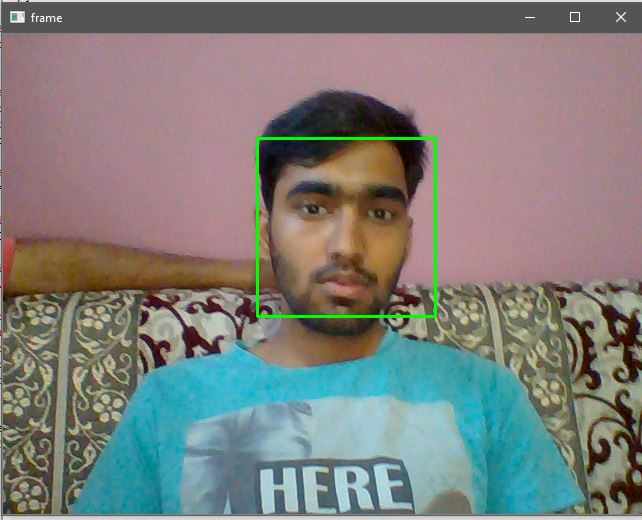
#> input picture kishan1.JPG, 642 x 520 px, given in place of the camera
$ python Recognize_face.py
#> lines starting #> are read from the running program, lines starting #| are printed output that depends on the picture; after the words box and inside, x2 and y2 are one past the last pixel; in counts of white or black regions, pixels touching at a corner belong together
import numpy as np
import cv2
# Initializing the camera object and haar cascade
cam = cv2.VideoCapture(0)
face_cas = cv2.CascadeClassifier('C:\\Users\\KISHAN MISHRA\\AppData\\Local\\Programs\\Python\\Python37-32\\Lib\\site-packages\\cv2\\data\\haarcascade_frontalface_default.xml')

# type of font to be used while writing the names
font = cv2.FONT_HERSHEY_SIMPLEX

# load the data from the numpy matrices and convert to linear vectors
f_01 = np.load('./face_01.npy').reshape((20, 50*50*3)) # Maya
#> (reads face_01.npy from the repository)
f_02 = np.load('./face_02.npy').reshape((20, 50*50*3)) # Kishan
#> (reads face_02.npy from the repository)
f_03 = np.load('./face_03.npy').reshape((20, 50*50*3)) # Dinesh
#> (reads face_03.npy from the repository)

# Every image is a np matrix of shape 50*50*3
# We will convert it into a Linear Matrix of shape 50*50*3
# it will flatten the matrix, that is linearize.
# we'll have 20 images in a linear matrix of length 50*50*3 = 7500


print(f_01.shape, f_02.shape, f_03.shape)

# outputs for one of the above statements will be (20, 7500)
# There are 20 faces each face is represented by a vector of 7500 legth
# 7500 means RGB value of every pixel
# Combining all the RGB pixels one over the other to form an image
# Now every pixel behaves as a feature and we'll use these features
# to classify the faces using our KNN classifier

names = {
    0: 'Maya',
    1: 'Kishan',
    2: 'Dinesh',
}

# Creating 60 labels
# First 20 labels = 0 for Maya
# Next 20 labels = 1 for Kishan
# Last 20 labels = 2 for Dinesh
labels = np.zeros((60, 1))
labels[:20, :] = 0.0
labels[20:40, :] = 1.0
labels[40:, :] = 2.0

# combine all info into one data array
data = np.concatenate([f_01, f_02, f_03])
print(data.shape, labels.shape) # op = (60, 7500) = training and (60,1) = labels

def distance(x1, x2):
    return np.sqrt(((x1-x2)**2).sum())


# x = Testing Point
# train = Training Data
# targets = Training Labels
def knn(x, train, targets, k = 5):
    m = train.shape[0]
    dist = []
    for i in range(m):
        # Compute distance from each point and store in dist[]
        dist.append(distance(x, train[i]))
    dist = np.asarray(dist)
    indx = np.argsort(dist)
    # Retrieving the starting k values after getting all the labels
    # which are close to the testing point
    sorted_labels = labels[indx][:k]
    #print(sorted_labels)

    #print(train)

    # Unique function takes a list and returns the total distinct
    # values in a list with their count


    #print(np.unique(sorted_labels, return_counts = True))
    counts = np.unique(sorted_labels, return_counts = True)
    # Here we are printing the label whose count was greater in the previous step
    # count[0] has the labels that are 0, 1 here
    # count[1] contains their counts. We are printing the label which has
    # maximum value in count[1].
    return counts[0][np.argmax(counts[1])]

while True:
    # get each frame
    ret, frame = cam.read()
#> frame is the input picture: shape (520, 642, 3); mean B, G, R 123.7, 127.1, 127.6

    if ret == True:
        # convert into grayscale so that we're able to apply functions
        gray = cv2.cvtColor(frame, cv2.COLOR_BGR2GRAY)
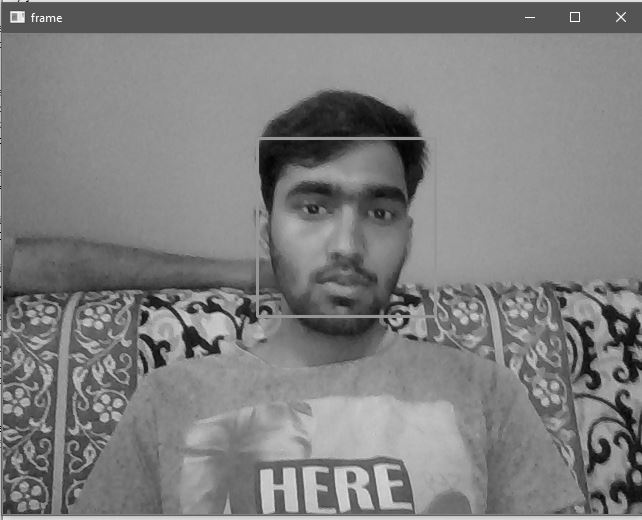
#> gray: shape (520, 642); min 0, max 255, mean 126.9
        faces = face_cas.detectMultiScale(gray, 1.3, 5)
#> faces = [[249, 129, 201, 201]]

        # for each face
        for (x,y,w,h) in faces:
            face_component = frame[y:y+h,x:x+w, :]
            fc = cv2.resize(face_component, (50,50))
            # lab is a variable denoting the label
            # flatten function converts any given matrix into a linear vector
            # AFTER PROCESSING
            # knn function retrurns a label value, to which the testing face/point belongs to
            lab = knn(fc.flatten(), data, labels)
            # returned label is converted into a integer and passed into the dictionary to get the name
            text = names[int(lab)]
            #putText function generates the text obtained in the previous step over the box
            cv2.putText(frame, text, (x,y), font, 1, (255, 255, 0),2)
            cv2.rectangle(frame, (x,y), (x+w, y+h), (0, 0, 255), 2)
#> this loop made 1 pass
#> (x, y, w, h, m in knn, sorted_labels in knn, counts in knn, lab) on pass 1: (249, 129, 201, 201, 60, [1, 1, 1, 1, 1], ([1], [5]), 1)
#> pass 1, `face_component = frame[y:y+h,x:x+w, :]`:
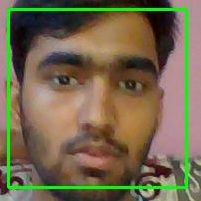
#> face_component: shape (201, 201, 3); mean B, G, R 77.6, 104.6, 116.4
#> pass 1, `fc = cv2.resize(face_component, (50,50))`:
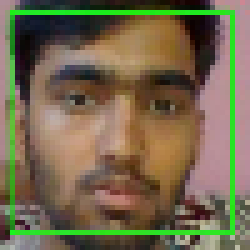
#> fc: shape (50, 50, 3) (shown 5 times larger); mean B, G, R 77.9, 105, 116.8
#> after the loop:
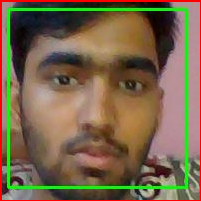
#> face_component: shape (201, 201, 3); 2.96% of pixels changed, all inside (x1, y1, x2, y2) = (0, 0, 201, 201)
#> after the loop:
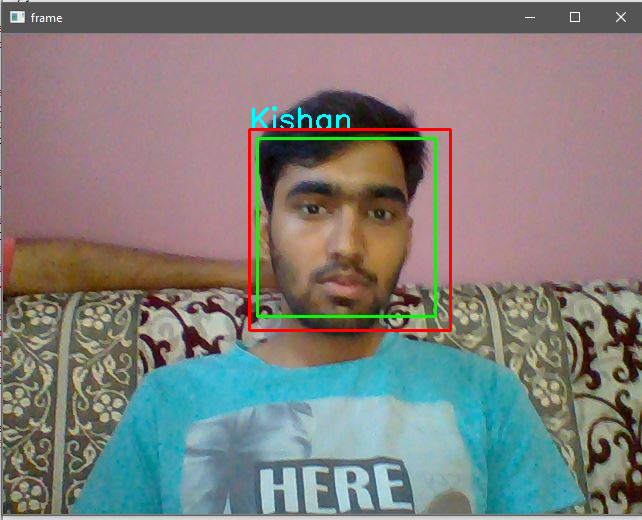
#> frame: shape (520, 642, 3); 0.92% of pixels changed, all inside (x1, y1, x2, y2) = (248, 106, 452, 332)
        cv2.imshow('frame', frame)

        if cv2.waitKey(1) == 27:
#> (key Esc is pressed here)
            break

    else:
        print("Error")

cv2.destroyAllWindows()
